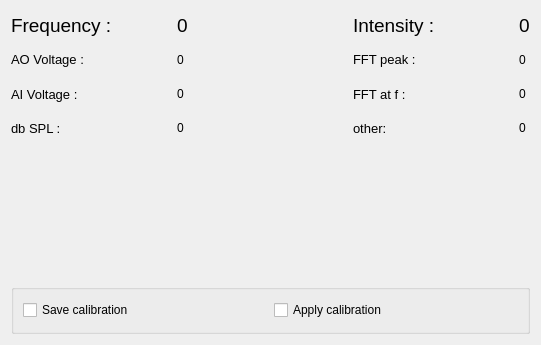
<?xml version="1.0" encoding="UTF-8"?>
<ui version="4.0">
 <class>CalibrationWidget</class>
 <widget class="QWidget" name="CalibrationWidget">
  <property name="geometry">
   <rect>
    <x>0</x>
    <y>0</y>
    <width>541</width>
    <height>345</height>
   </rect>
  </property>
  <property name="windowTitle">
   <string>Form</string>
  </property>
  <layout class="QVBoxLayout" name="verticalLayout">
   <item>
    <layout class="QGridLayout" name="gridLayout">
     <item row="0" column="3">
      <widget class="QLabel" name="label_11">
       <property name="sizePolicy">
        <sizepolicy hsizetype="Expanding" vsizetype="Preferred">
         <horstretch>0</horstretch>
         <verstretch>0</verstretch>
        </sizepolicy>
       </property>
       <property name="font">
        <font>
         <pointsize>14</pointsize>
        </font>
       </property>
       <property name="text">
        <string>Intensity :</string>
       </property>
      </widget>
     </item>
     <item row="0" column="4">
      <widget class="QLabel" name="dblabel">
       <property name="font">
        <font>
         <pointsize>14</pointsize>
        </font>
       </property>
       <property name="text">
        <string>0</string>
       </property>
      </widget>
     </item>
     <item row="1" column="0">
      <widget class="QLabel" name="label0">
       <property name="font">
        <font>
         <pointsize>10</pointsize>
        </font>
       </property>
       <property name="text">
        <string>AO Voltage :</string>
       </property>
      </widget>
     </item>
     <item row="0" column="1">
      <widget class="QLabel" name="flabel">
       <property name="font">
        <font>
         <pointsize>14</pointsize>
        </font>
       </property>
       <property name="text">
        <string>0</string>
       </property>
      </widget>
     </item>
     <item row="3" column="3">
      <widget class="QLabel" name="label">
       <property name="font">
        <font>
         <pointsize>10</pointsize>
        </font>
       </property>
       <property name="text">
        <string>other:</string>
       </property>
      </widget>
     </item>
     <item row="1" column="3">
      <widget class="QLabel" name="label2">
       <property name="font">
        <font>
         <pointsize>10</pointsize>
        </font>
       </property>
       <property name="text">
        <string>FFT peak :</string>
       </property>
      </widget>
     </item>
     <item row="1" column="4">
      <widget class="QLabel" name="label_8">
       <property name="text">
        <string>0</string>
       </property>
      </widget>
     </item>
     <item row="0" column="0">
      <widget class="QLabel" name="label_10">
       <property name="sizePolicy">
        <sizepolicy hsizetype="Expanding" vsizetype="Preferred">
         <horstretch>0</horstretch>
         <verstretch>0</verstretch>
        </sizepolicy>
       </property>
       <property name="font">
        <font>
         <pointsize>14</pointsize>
        </font>
       </property>
       <property name="text">
        <string>Frequency :</string>
       </property>
      </widget>
     </item>
     <item row="3" column="4">
      <widget class="QLabel" name="label_6">
       <property name="text">
        <string>0</string>
       </property>
      </widget>
     </item>
     <item row="2" column="3">
      <widget class="QLabel" name="label3">
       <property name="font">
        <font>
         <pointsize>10</pointsize>
        </font>
       </property>
       <property name="text">
        <string>FFT at f :</string>
       </property>
      </widget>
     </item>
     <item row="2" column="4">
      <widget class="QLabel" name="label_7">
       <property name="text">
        <string>0</string>
       </property>
      </widget>
     </item>
     <item row="1" column="1">
      <widget class="QLabel" name="label_2">
       <property name="text">
        <string>0</string>
       </property>
      </widget>
     </item>
     <item row="2" column="0">
      <widget class="QLabel" name="label1">
       <property name="font">
        <font>
         <pointsize>10</pointsize>
        </font>
       </property>
       <property name="text">
        <string>AI Voltage :</string>
       </property>
      </widget>
     </item>
     <item row="2" column="1">
      <widget class="QLabel" name="label_3">
       <property name="text">
        <string>0</string>
       </property>
      </widget>
     </item>
     <item row="3" column="0">
      <widget class="QLabel" name="label4">
       <property name="font">
        <font>
         <pointsize>10</pointsize>
        </font>
       </property>
       <property name="text">
        <string>db SPL :</string>
       </property>
      </widget>
     </item>
     <item row="3" column="1">
      <widget class="QLabel" name="label_4">
       <property name="text">
        <string>0</string>
       </property>
      </widget>
     </item>
     <item row="0" column="2">
      <spacer name="horizontalSpacer">
       <property name="orientation">
        <enum>Qt::Horizontal</enum>
       </property>
       <property name="sizeHint" stdset="0">
        <size>
         <width>40</width>
         <height>20</height>
        </size>
       </property>
      </spacer>
     </item>
    </layout>
   </item>
   <item>
    <widget class="TuningCurveEditor" name="curve_widget" native="true"/>
   </item>
   <item>
    <widget class="QGroupBox" name="calgroup">
     <property name="maximumSize">
      <size>
       <width>16777215</width>
       <height>50</height>
      </size>
     </property>
     <property name="font">
      <font>
       <kerning>true</kerning>
      </font>
     </property>
     <property name="title">
      <string/>
     </property>
     <property name="flat">
      <bool>false</bool>
     </property>
     <property name="checkable">
      <bool>false</bool>
     </property>
     <layout class="QHBoxLayout" name="horizontalLayout_4">
      <item>
       <widget class="QCheckBox" name="savecal_ckbx">
        <property name="text">
         <string>Save calibration</string>
        </property>
       </widget>
      </item>
      <item>
       <widget class="QCheckBox" name="applycal_ckbx">
        <property name="text">
         <string>Apply calibration</string>
        </property>
       </widget>
      </item>
     </layout>
    </widget>
   </item>
  </layout>
 </widget>
 <customwidgets>
  <customwidget>
   <class>TuningCurveEditor</class>
   <extends>QWidget</extends>
   <header>spikeylab.stim.tceditor</header>
   <container>1</container>
  </customwidget>
 </customwidgets>
 <resources/>
 <connections/>
</ui>
